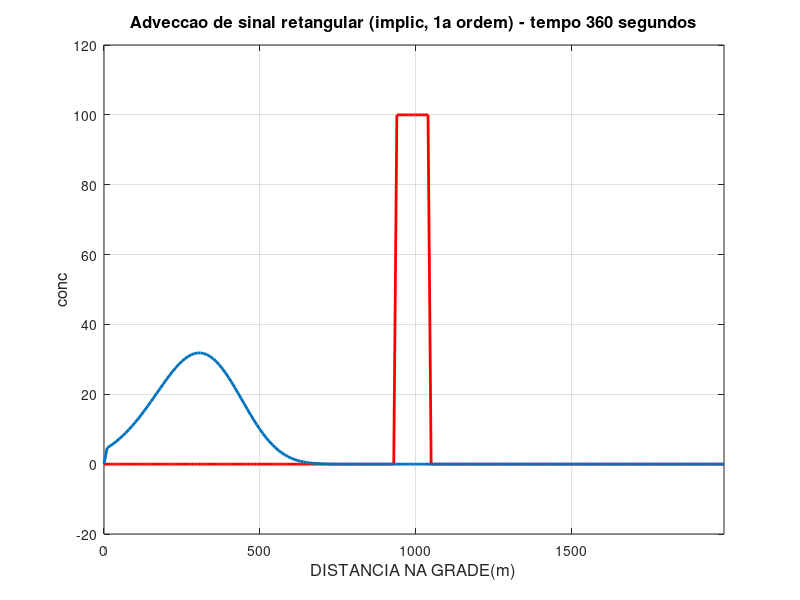

Write the MATLAB code that produced this figure.
% SOLUCAO DA EQUACAO DA ADVECCAO UNI-DIMENSIONAL LINEAR 
% POR METODO IMPLICITO DE PRIMEIRA ORDEM NO TEMPO E NO ESPACO.
% (AVANCADO NO TEMPO E NO ESPACO)
% SOLUCAO DA ADVECCAO DE UM SINAL RETANGULAR EM SUB-REGIAO DA GRADE   

% FORNECER NUMERO DE PONTOS DA GRADE, NUMERO DE PASSOS DE TEMPO, VELOCIDADE (m/s),
% ESPACAMENTO DE GRADE (m), PASSO DE TEMPO (s),
% AMPLITUDE DO SINAL E SUA POSICAO INICIAL NA GRADE
% E FREQUENCIA DE PLOTAGEM

clear all; close all; clc

% CONSTANTES DO MODELO
jmax=200;
nmax=45;
c=-2;
% testar com c=2;
dx=10;
dt=8;
pol=100;
posini=95;
posfim=105;
freqplo=5;
xgrid=((1:jmax)-1)*dx;

% CONDICOES INICIAIS
fatu=zeros(jmax,1);
fren=zeros(jmax,1);

fatu(posini:posfim)=pol;
fcin=fatu;

contplo=1;
pol020=0.2*pol;
pol120=1.2*pol;

sj=zeros(1,jmax);
pj=zeros(1,jmax);
dj=zeros(1,jmax);

aj=0;
bj=1-c*dt/dx;
cj=c*dt/dx;
    
for n=2:nmax
   tempo=n*dt;
 
   dj=fatu;
   %varredura ascendente
   for j=2:jmax-1   
   sj(j)=-cj/(bj+aj*sj(j-1));
   pj(j)=(dj(j)-aj*pj(j-1))/(bj+aj*sj(j-1));
   end
   %varredura descendente
   for j=jmax-1:-1:2    
   fren(j)=sj(j)*fren(j+1)+pj(j);
   end
   contplo=contplo+1;
   if(contplo==freqplo)
   contplo=0;
   figure (1)
   plot(xgrid,fcin,'r','LineWidth',2)
   hold
   plot(xgrid,fren,'LineWidth',2)
   axis([xgrid(1) xgrid(jmax) -pol020 pol120]);
   title(['Adveccao de sinal retangular (implic, 1a ordem) - tempo ',...
       num2str(tempo),' segundos'],'fontsize',12)
   xlabel('DISTANCIA NA GRADE(m)','fontsize',12)
   ylabel('conc','fontsize',12)
   grid on
   pause
   hold off
   end
   fatu=fren;
end